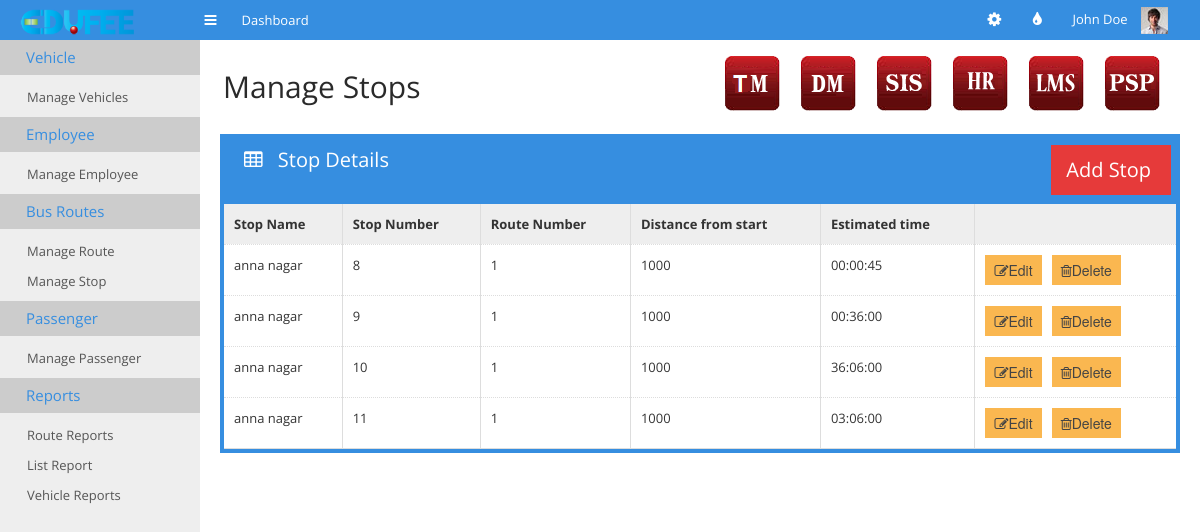
The page /tm-manage-stop.php on the database as committed earlier.
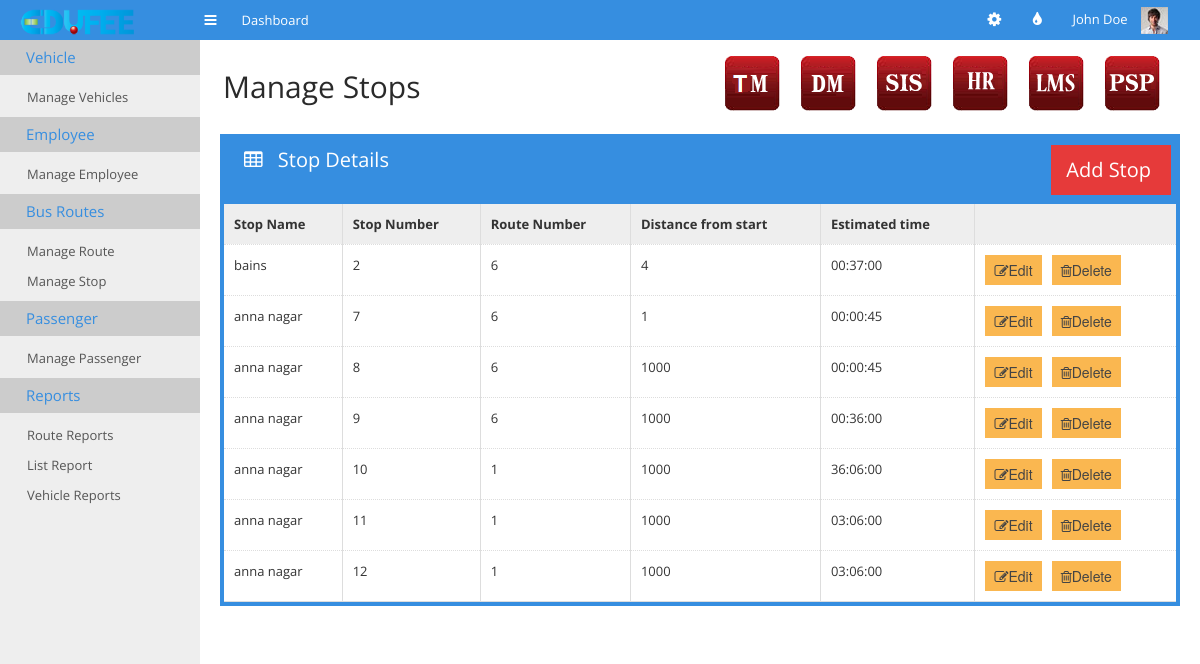
The same page on the database as committed later.
### tables this page shows
CREATE TABLE IF NOT EXISTS `tm_bus_stop` (
  `name` text,
  `id` int(11) NOT NULL,
  `route` int(11) DEFAULT NULL,
  `distance` bigint(20) DEFAULT NULL,
  `estimated_time` time DEFAULT NULL,
  PRIMARY KEY (`id`)
);

### tm-manage-stop.php (the view, shortened to what the changed rows need)
<!doctype html>
<html>
<head>
    <link rel="stylesheet" href="css/bootstrap.min.css">
    <link rel="stylesheet" href="css/bootstrap-responsive.min.css">
    <link rel="stylesheet" href="css/plugins/jquery-ui/smoothness/jquery-ui.css">
    <link rel="stylesheet" href="css/plugins/jquery-ui/smoothness/jquery.ui.theme.css">
    <link rel="stylesheet" href="css/style.css">
    <link rel="stylesheet" href="css/themes.css">
</head>
<body>
<div class="container-fluid" id="content">
    <div id="main">
        <div class="container-fluid">
            <div class="page-header">
                <div class="pull-left">
                    <h1>Manage Stops</h1>
                </div>
            </div>
            <div class="row-fluid">
                <div class="span12">
                    <div class="box box-color box-bordered">
                        <div class="box-content nopadding">
                            <table class="table table-hover table-nomargin table-bordered">
                                <thead>
                                <tr>
                                    <th class='hidden-350'>Stop Name</th>
                                    <th class="hidden-480">Stop Number</th>
                                    <th class='hidden-1024'>Route Number</th>
                                    <th class="hidden-1024">Distance from start</th>
                                    <th class="hidden-1024">Estimated time</th>
                                    <th></th>
                                </tr>
                                </thead>
                                <tbody>
                                <?php
                                require_once "datas.php";
                                $dbconnection = connectSQL($dbdetails);
                                if(mysqli_connect_errno())
                                {
                                    echo "db_connection_fail";
                                }
                                else
                                {
                                    $sql="select * from tm_bus_stop";
                                    $result=mysqli_query($dbconnection,$sql);
                                    while($row=mysqli_fetch_array($result))
                                    {
                                        echo '<tr><td>'.$row['name'].'</td><td>'.$row['id'].'</td><td class="hidden-350">'
                                            .$row['route'].'</td><td class="hidden-1024">'.$row['distance'].'</td>
                                            <td class="hidden-1024">'.$row['estimated_time'].
                                            '</td><td><button class="edit btn btn-warning" value="'.$row['id']
                                            .'"><i class="icon-edit"></i>Edit</button><span>&nbsp&nbsp</span>
                                            <button class="delete btn btn-warning" value="'.$row['id']
                                            .'"><i class="icon-trash"></i>Delete</button></td></tr>';
                                    }
                                }
                                ?>
                                </tbody>
                            </table>
                        </div>
                    </div>
                </div>
            </div>
        </div>
    </div>
</body>
</html>

Rows that differ between the two databases and show on the page:
added tm_bus_stop: name "bains", id "2", route "6", distance "4", estimated_time "00:37:00"
added tm_bus_stop: name "anna nagar", id "7", route "6", distance "1", estimated_time "00:00:45"
changed tm_bus_stop id 8: route "1" → "6"
changed tm_bus_stop id 9: route "1" → "6"
added tm_bus_stop: name "anna nagar", id "12", route "1", distance "1000", estimated_time "03:06:00"
